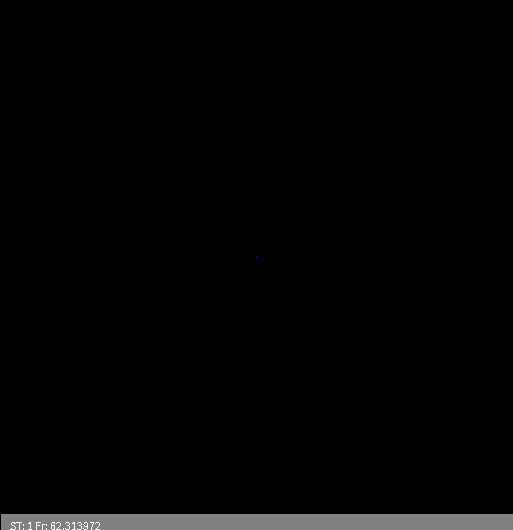
Frame 1 (no input)
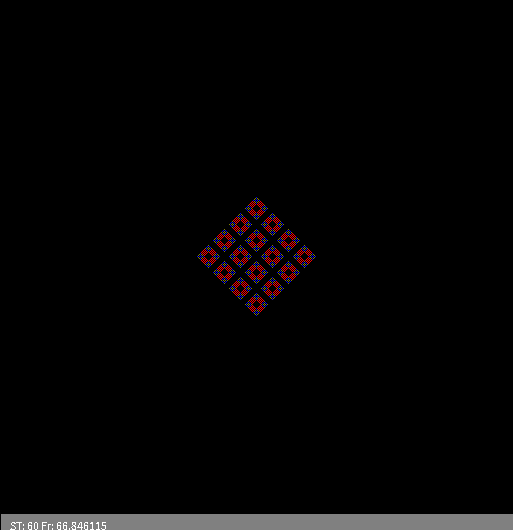
Frame 60 (the mouse pressed at the canvas centre just before this capture)
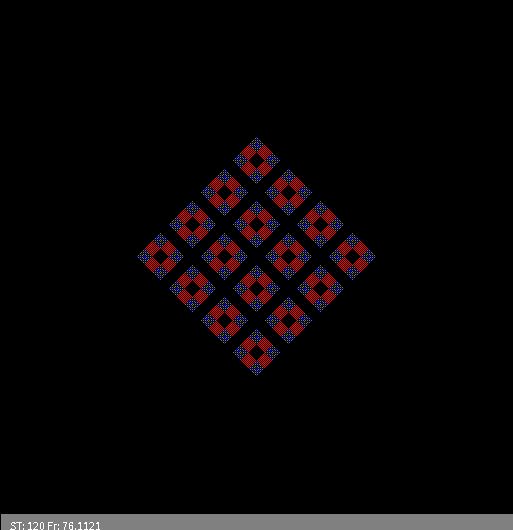
Frame 120 (the mouse held since frame 60 and released just before this capture)

The Processing sketch that drew these frames (run headless with seeded random() and noise(); from frame 60 on, the mouse is pressed at the canvas centre):

// Processing sketch: automat_wzrost2Dv3
// ── automat_wzrost2Dv3.pde
//Dwuwymiarowy, DETERMINISTYCZNY automat komórkowy - reguła "ZSUMUJ Z SĄSIADAMI I WEŹ MODULO". SYNCHRONICZNY
//Zasiewanie tablicy na początku z zadaną gęstością lub pojedynczą komórką
//Przyśpieszony poprzez śledzenie zmian
//////////////////////////////////////////////////////////////////////////////////////////////////////////////////
int WorldSize=513;//Ile chcemy elementów w linii?
int[][] WorldOld=new int[WorldSize][WorldSize];//Tworzenie tablic - w Processingu zawsze za pomocą alokacji
int[][] WorldNew=new int[WorldSize][WorldSize];

float IDens=0.0;//Początkowa gęstość w tablicy
int Div=4; //Jaki dzielnik w regule automatu
boolean self=false;//albo true

void setup()
{
  size(513,530);    //Okno nie do końca kwadratowe - miejsce na napis
  noSmooth(); //Usprawniwnie 1: tryb noSmooth() jest znacznie szybszy
  frameRate(120);
    
  if(IDens>0)
  {
   for(int i=0;i<WorldOld.length;i++) //Zasiewanie tablicy
    for(int j=0;j<WorldOld.length;j++) 
    {
      WorldNew[i][j]=-1;//Info że jeszcze nie używane więc nie rysowane
      if(random(1.0)<IDens)
        WorldOld[i][j]=(int)(random(Div));//trzeba zmienić typ, bo tablica przechowuje int a nie float
      else
        WorldOld[i][j]=0;
    }
  }
  else
  {
    for(int i=0;i<WorldOld.length;i++) //Zasiewanie tablicy
     for(int j=0;j<WorldOld.length;j++) 
      WorldNew[i][j]=-1;//Info że jeszcze nie używane więc nie rysowane
      
    WorldOld[WorldSize/2][WorldSize/2]=1;//Tylko jeden w środku
  }
}


int t=0;
void draw()
{  
  for(int i=0;i<WorldOld.length;i++)//Wizualizacja czyli "rysowanie na ekranie" 
    for(int j=0;j<WorldOld.length;j++) 
    {
      switch(WorldOld[i][j]){ //Instrukcja wyboru pozwala nam wybrać dowolny kolor w zależności od liczby w komórce
      //case N:stroke( , , );break; //Mozna dodac kolejne kolory
      case 5:stroke(128,128,255);break;
      case 4:stroke(0,128,0);break;
      case 3:stroke(128,128,0);break;
      case 2:stroke(255,0,0);break;
      case 1:stroke(0,0,255);break;
      case 0:stroke(0,0,0);break;
      default: stroke(0,255,0);//To się pojawiac nie powinno
      break;
      }
      //Usprawnienie 2: nie rysujemy gdy...
      if( (WorldOld[i][j] != WorldNew[i][j]) ) //na WorldNew jest stara zawartość 
        point(i,j);//Komórka to punkt na ekranie
    }
  
  for(int i=0;i<WorldOld.length;i++)//Zmiana stanu automatu
  {
       //Reguła - "ZSUMUJ Z SĄSIADAMI I WEŹ MODULO"
       //Zamiast ignorować brzegi można zrobić liczenie indeksów sąsiadów z zawijaniem dzięki reszcie z dzielenia
       int right = (i+1) % WorldSize;         
       int left  = (WorldSize+i-1) % WorldSize;
       
       for(int j=0;j<WorldOld.length;j++) 
       {
         int dw=(j+1) % WorldSize;   
         int up=(WorldSize+j-1) % WorldSize;
         
         int ile =(self?WorldOld[i][j]:0)//Aktualna komórka brana albo nie
                 +WorldOld[left][j]      //w lewo od niej
                 +WorldOld[right][j]     //w prawo
                 +WorldOld[i][up]        //w górę
                 +WorldOld[i][dw]        //w dół      
                 ;//suma z pięciu komórek brana potem modulo Div
      
         WorldNew[i][j]=ile % Div;//Nowy stan zapisujemy na drugą tablicę
       }
   }
   
   //Zamiana tablic - łatwa bo nie trzeba kopiować tablic, wystarczy "uchwyty" do nich
   int[][] WorldTmp=WorldOld;
   WorldOld=WorldNew;
   WorldNew=WorldTmp;
   
   t++;//Kolejne pokolenie/krok/rok
   fill(128);
   rect(0,WorldSize,width,height-WorldSize);//Czyszczący prostokąt
   fill(255);
   text("ST: "+t+" Fr: "+frameRate,10,height);
}

//////////////////////////////////////////////////////////////////////////////////
// Autor: Wojciech T. Borkowski
// Materiały do podręcznika "Processing w edukacji i symulacji
// https://github.com/borkowsk/sym4processing/tree/master/ProcessingWEdukacji
//////////////////////////////////////////////////////////////////////////////////
